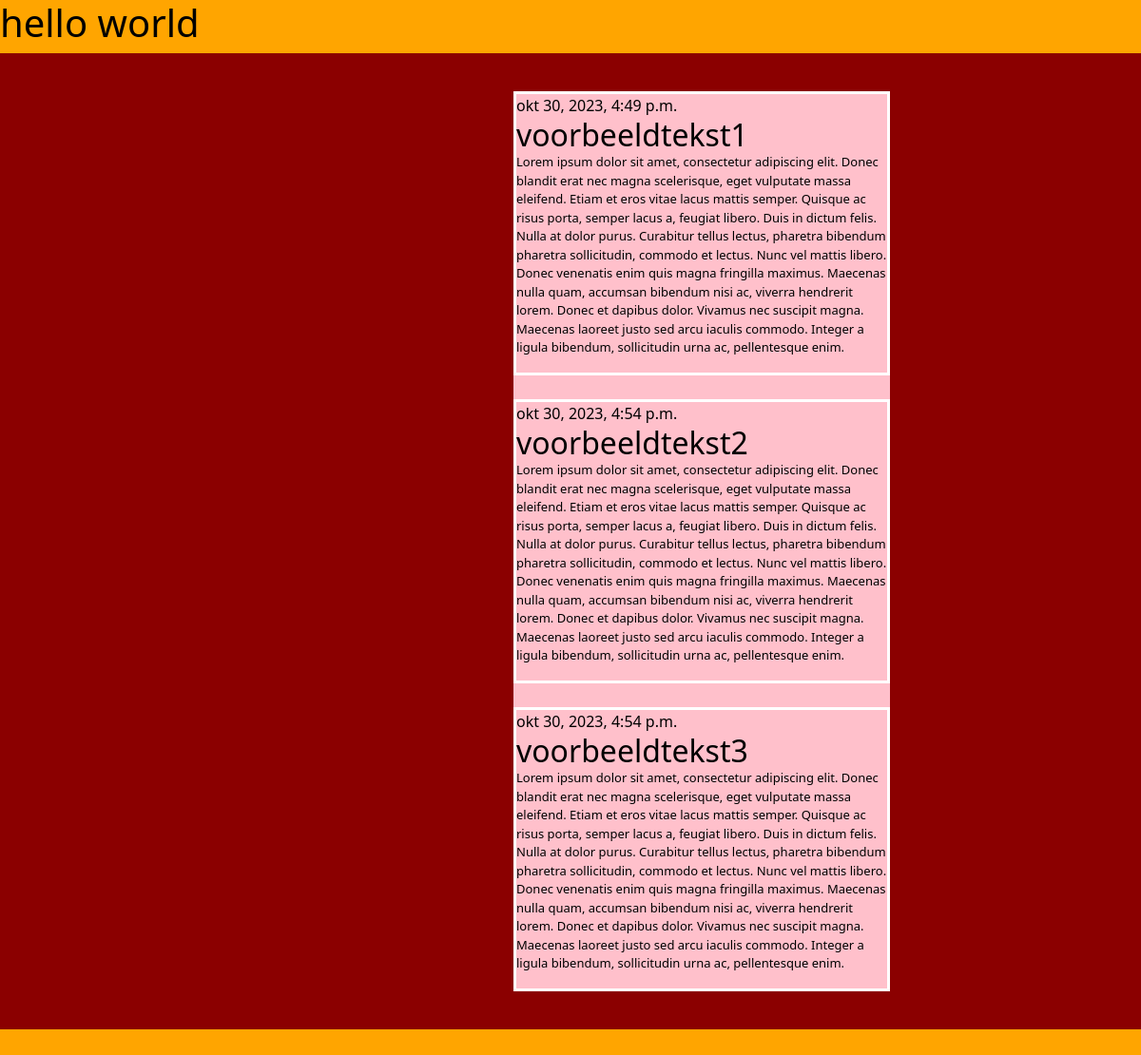
Before: / with the older database file.
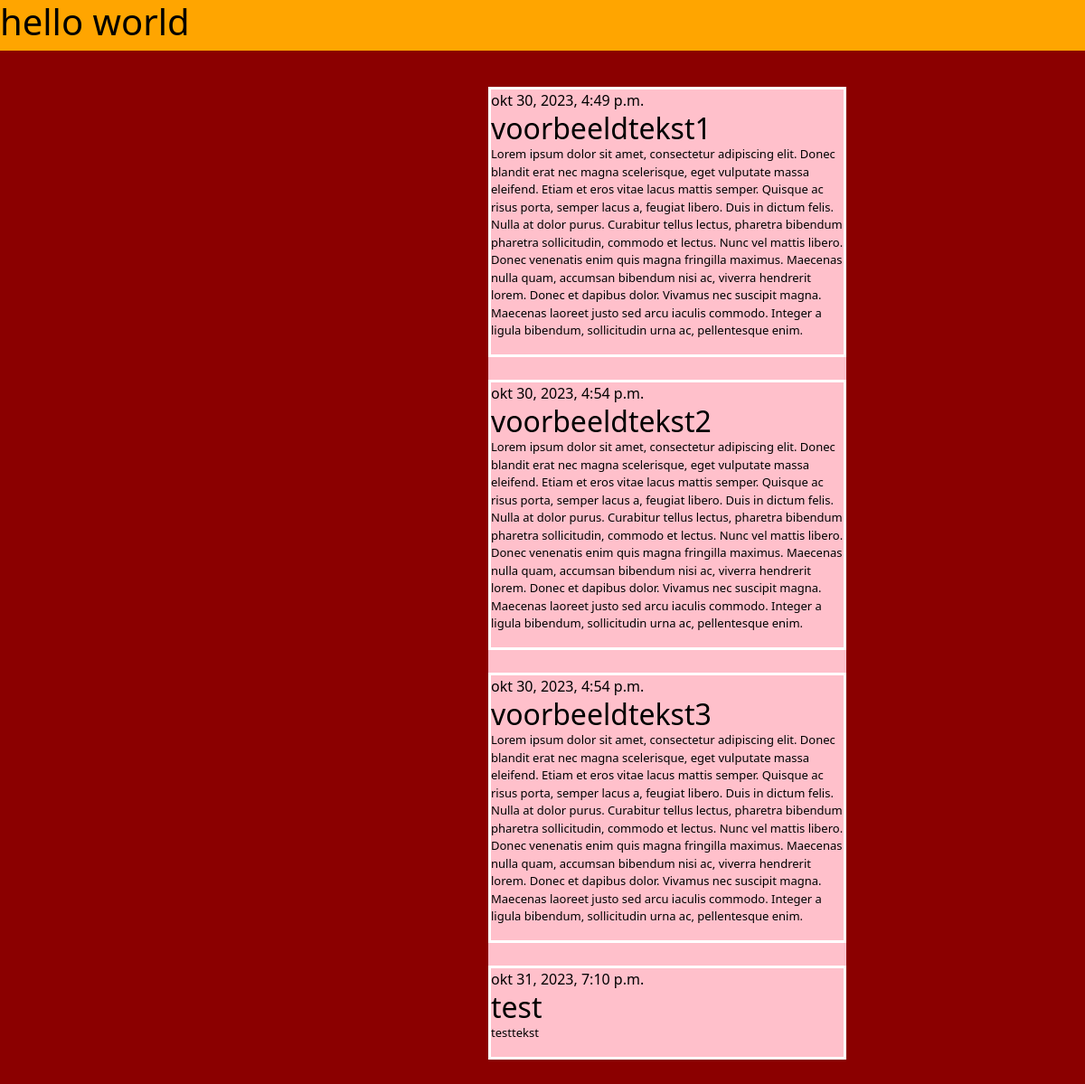
After: the same page with the newer database file.
### blog/models.py (models this page shows, shortened)
class Post(models.Model):
   author = models.ForeignKey(settings.AUTH_USER_MODEL, on_delete=models.CASCADE)
   title = models.CharField(max_length=200)
   text = models.TextField()
   created_date = models.DateTimeField(default=timezone.now)
   published_date = models.DateTimeField(blank=True, null=True)

### blog/views.py (the view)
# urls.py: path('', views.post_list, name='post_list'),
def post_list(request):
    posts = Post.objects.filter(published_date__lte=timezone.now()).order_by('published_date')
    return render(request, 'blog/post_list.html', {'posts': posts})

### blog/templates/blog/post_list.html (shortened to what this page needs)
{% load static %}
<!DOCTYPE html>
<html lang="en">
<head>
    <link href="https://cdn.jsdelivr.net/npm/bootstrap@5.3.2/dist/css/bootstrap.min.css" rel="stylesheet"
>
    <link rel="stylesheet" href="{% static 'css/stijl.css' %}">
</head>
<body>
    {% block content %}
    <h1>hello world</h1>
    <div class="red">
        <div class="pink">
            {% for post in posts %}
            <article class="post">
                <time class="date">
                    {{ post.published_date }}
                </time>
                <h2>
                    <a href="">
                        {{ post.title }}
                    </a>
                </h2>
                <p>
                    {{ post.text|linebreaksbr }}
                </p>
            </article>
            {% endfor %}
        </div>
    </div>
    {% endblock %}
</body>
</html>

### blog/static/css/stijl.css (style rules this page uses)
body { background-color: orange; color: black; padding: 0 0 5% 0; }
h2 { margin: 0; margin: 0; }
a { color: black; text-decoration: none; }
.red { background-color: darkred; padding: 40px 0 40px 45% ; }
article { border: 3px solid white; background-color: pink; display: flex; flex-direction: column; }
.pink { background-color: pink; width: 60%; display: flex; flex-direction: column; justify-content: space-between; gap: 25px; }
p { font-size: 13px; }

Changed rows visible on the page:
added Post: published_date "okt 31, 2023, 7:10 p.m.", title "test", text "testtekst"
